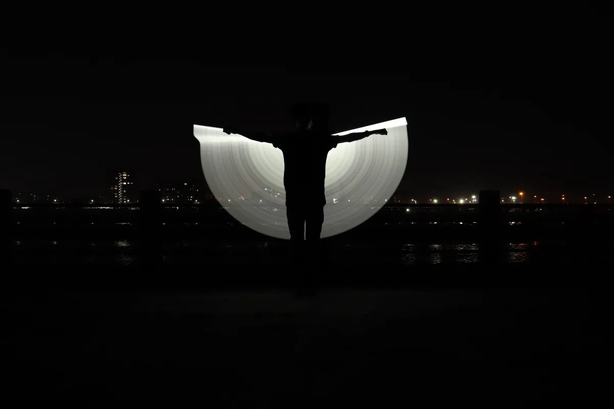
#> input picture 03-Histogram Operations/input.png, 614 x 409 px, shrunk from 1200 x 800 before the run
$ jupyter execute main.ipynb
#> lines starting #> are read from the running program, lines starting #| are printed output that depends on the picture
[cell 1]
import cv2
import numpy as np
import matplotlib.pyplot as plt

[cell 2]
img = cv2.imread("input.png")
#> img is the input picture: shape (409, 614, 3); mean B, G, R 11.2, 11.8, 12
img = cv2.cvtColor(img, cv2.COLOR_BGR2RGB)

[cell 3]
plt.imshow(img);

[cell 4]
color = ("b", "g", "r")
for i, col in enumerate(color):
    hist = cv2.calcHist([img], [i], mask = None, histSize = [256], ranges = [0,255])
    plt.plot(hist, color = col)
    plt.xlabel("Intensity")
    plt.ylabel("Number of Pixels")
    plt.title("Image Histogram")
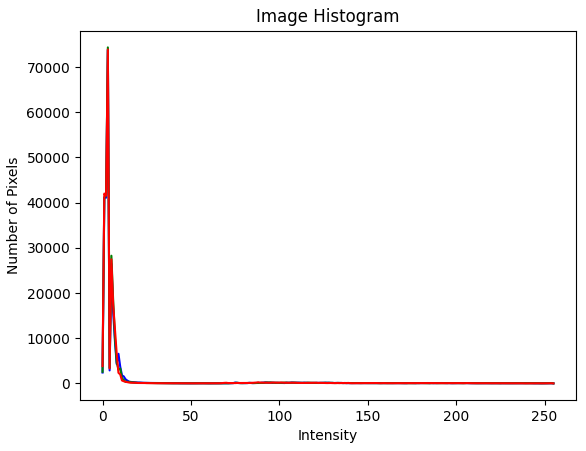
#> figure drawn by matplotlib, 1 panel; curve peaks at x = 3, y = 73854; curve peaks at x = 3, y = 74365; curve peaks at x = 3, y = 73894

[cell 5]
# Traditional Histogram Equalization

[cell 6]
img_gray = cv2.cvtColor(img, cv2.COLOR_BGR2GRAY)

[cell 7]
plt.imshow(img_gray, "gray")

[cell 8]
img.shape
#> Out = (409, 614, 3)

[cell 9]
img_gray.shape
#> Out = (409, 614)

[cell 10]
hist = cv2.calcHist([img_gray], [0], None, [256], [0,255])
#> hist = 256 values, max 74175 at index 3, min 0 at index 255, mean 980.3
plt.plot(hist)
#> figure, not shown here; curve peaks at x = 3, y = 74175

[cell 11]
equ_img = cv2.equalizeHist(img_gray)
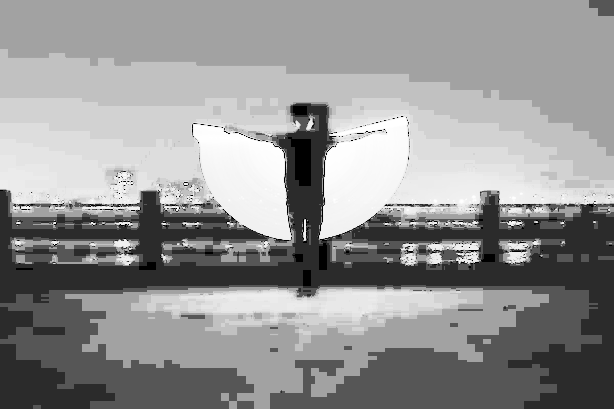
#> equ_img: shape (409, 614); min 0, max 255, mean 147.4

[cell 12]
plt.imshow(equ_img, "gray");

[cell 13]
equ_hist = cv2.calcHist([equ_img], [0], None, [256], [0,255])
#> equ_hist = 256 values, max 74175 at index 162, min 0 at index 1, mean 979
plt.plot(equ_hist)
plt.xlabel("Intensity")
plt.ylabel("Number of Pixels")
#> figure, not shown here; curve peaks at x = 162, y = 74175

## CLAHE Yöntemi ile Histogram Eşitleme

[cell 14]
clahe = cv2.createCLAHE(clipLimit = 5, tileGridSize = (12,12))

[cell 15]
clahe_img = clahe.apply(img_gray)

[cell 16]
plt.imshow(clahe_img, "gray")

[cell 17]
clahe_hist = cv2.calcHist([clahe_img], [0], None, [256], [0,256])
#> clahe_hist = 256 values, max 51998 at index 9, min 0 at index 1, mean 981
plt.figure(figsize=(15,5))
plt.subplot(121)
plt.plot(clahe_hist)
plt.xlabel("Intensity")
plt.ylabel("Number of Pixels")
plt.title("Histogram with CLAHE Equalization")
plt.subplot(122)
plt.plot(hist)
plt.xlabel("Intensity")
plt.ylabel("Number of Pixels")
plt.title("Histogram of Normal Image")
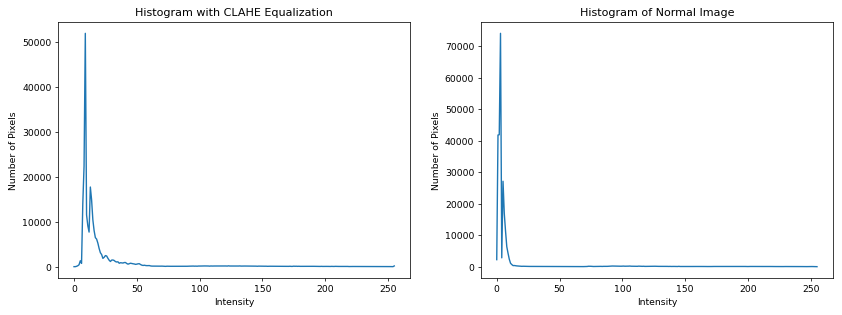
#> figure drawn by matplotlib, 2 panels; panel 1: curve peaks at x = 9, y = 51998; panel 2: curve peaks at x = 3, y = 74175

[cell 18]
plt.figure(figsize=(30,25))
plt.subplot(131)
plt.imshow(img)
plt.axis("off")
plt.title("RAW Image")
plt.subplot(132)
plt.imshow(equ_img, cmap = "gray")
plt.axis("off")
plt.title("EqualizeHist Image")
plt.subplot(133)
plt.imshow(clahe_img, cmap= "gray")
plt.axis("off")
plt.title("CLAHE Image")

## HSV Renk Uzayı ile Histogram İşlemleri

### EqualizeHist Yöntemi İle

[cell 19]
img = cv2.imread("gorilla.jpg")
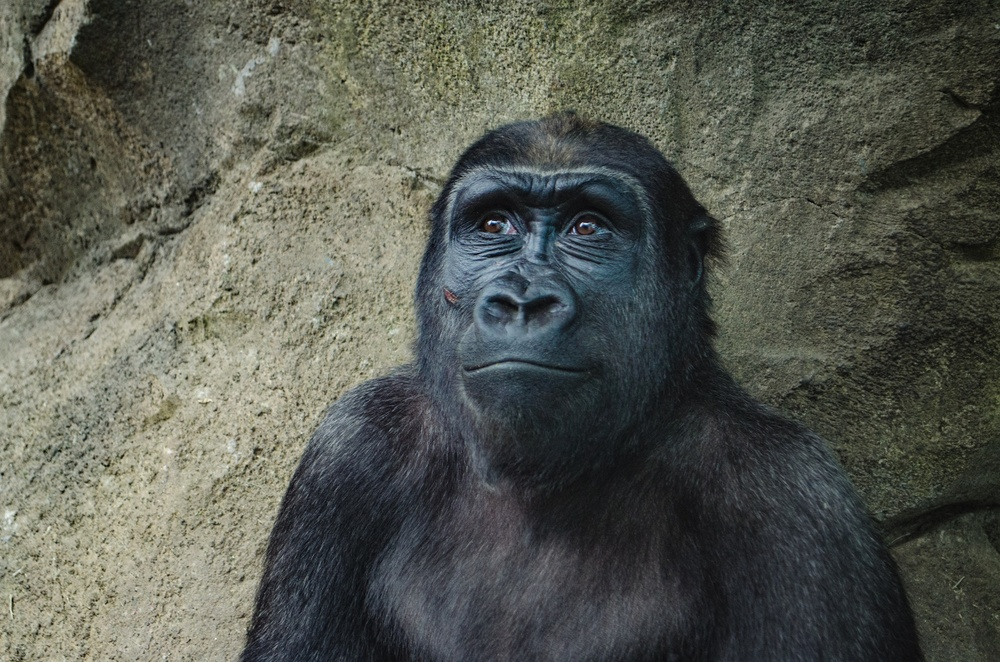
#> input picture 03-Histogram Operations/gorilla.jpg, 1000 x 662 px, shrunk from 1955 x 1295 before the run
#> img is the input picture: shape (662, 1000, 3); mean B, G, R 80.4, 88.9, 86
hsv_img = cv2.cvtColor(img, cv2.COLOR_BGR2HSV)
#> hsv_img: shape (662, 1000, 3); mean H, S, V 58.9, 46.5, 91.5

[cell 20]
h, s, v = cv2.split(hsv_img)
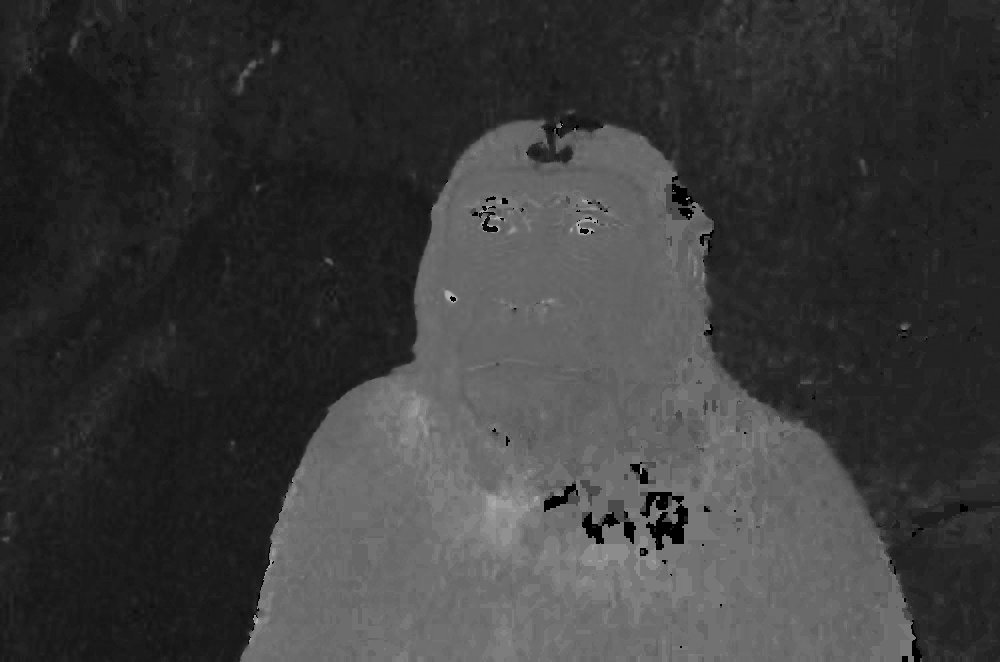
#> h: shape (662, 1000); min 0, max 179, mean 58.9
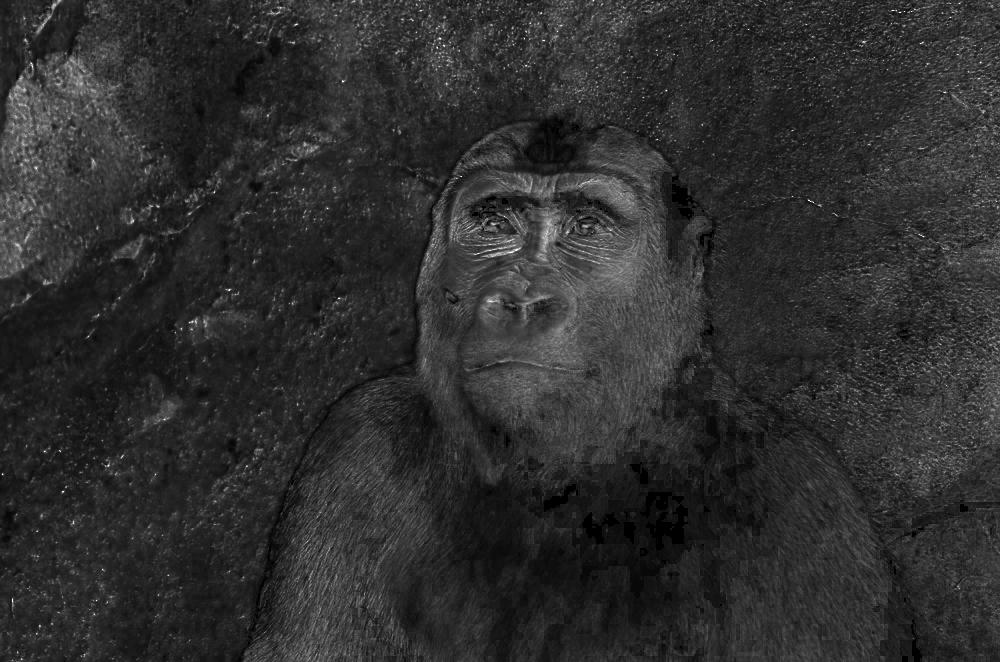
#> s: shape (662, 1000); min 0, max 255, mean 46.5

[cell 21]
# Renklerde bozulma olmaması için sadece v(value) yani parlaklık kanalına eşitleme uygulayacağiz

[cell 22]
equ_hsv_img = cv2.equalizeHist(v)
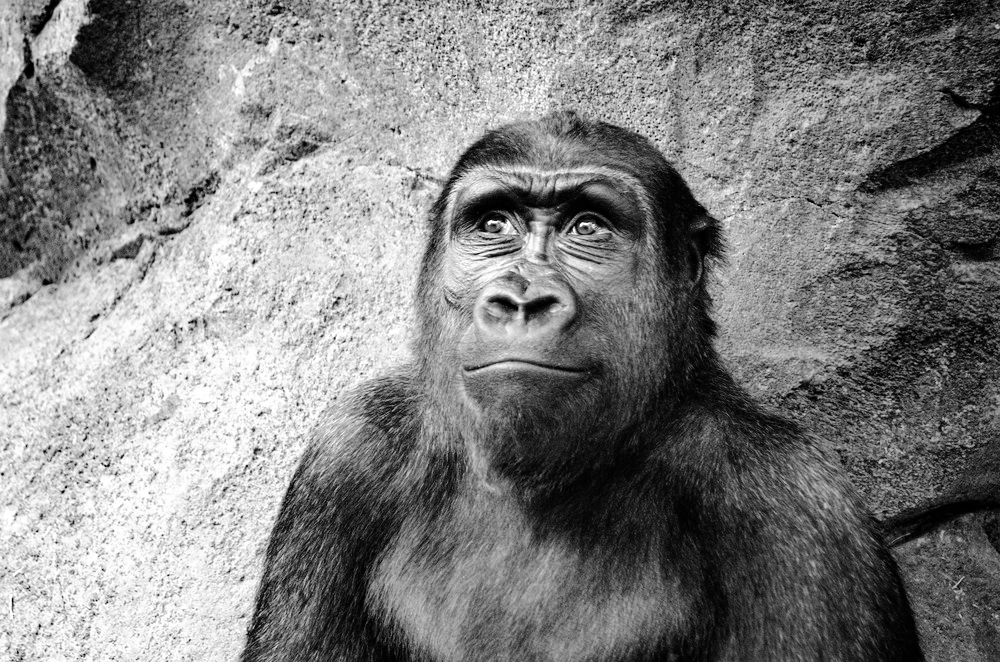
#> equ_hsv_img: shape (662, 1000); min 0, max 255, mean 128.3

[cell 23]
hsv_equalized = cv2.merge((h,s,equ_hsv_img))
#> hsv_equalized: shape (662, 1000, 3); mean H, S, V 58.9, 46.5, 128.3

[cell 24]
equ_img = cv2.cvtColor(hsv_equalized, cv2.COLOR_HSV2RGB)
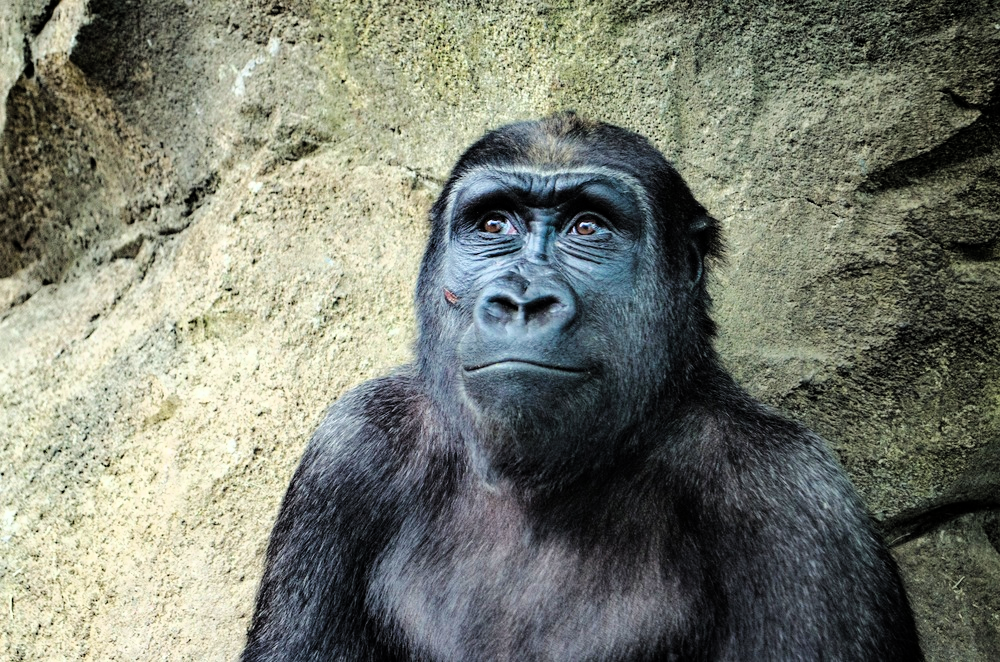
#> equ_img: shape (662, 1000, 3); mean R, G, B 120.4, 124.4, 112.3

[cell 25]
plt.imshow(equ_img)

### CLAHE Yöntemi İle

[cell 26]
clahe = cv2.createCLAHE(clipLimit = 2, tileGridSize = (10,10))

[cell 27]
v_clahe = clahe.apply(v)

[cell 28]
hsv_clahe = cv2.merge((h,s,v_clahe))
#> hsv_clahe: shape (662, 1000, 3); mean H, S, V 58.9, 46.5, 112.8

[cell 29]
clahe_img = cv2.cvtColor(hsv_clahe, cv2.COLOR_HSV2RGB)
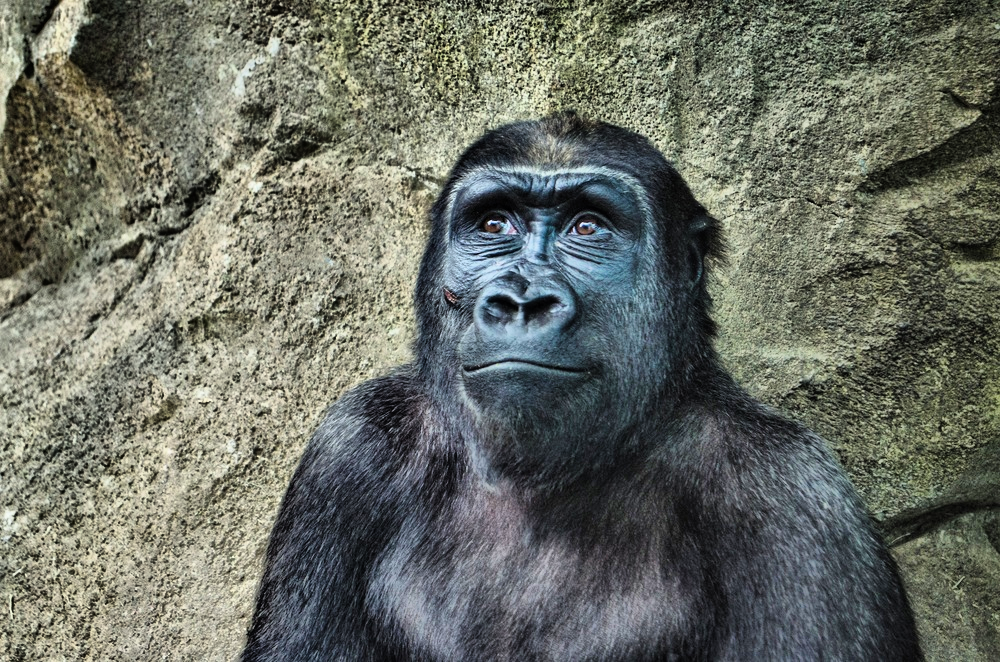
#> clahe_img: shape (662, 1000, 3); mean R, G, B 104.8, 109, 99.5
